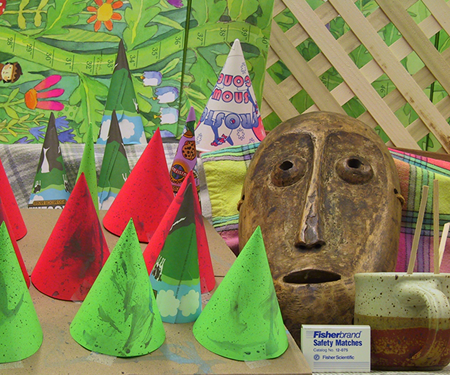
#> input picture im2.png, 450 x 375 px
$ python timosam.py
#> lines starting #> are read from the running program, lines starting #| are printed output that depends on the picture
import numpy as np
from sklearn.preprocessing import normalize
import cv2

print('loading images...')
imgL = cv2.imread('im2.png')  # downscale images for faster processing
#> imgL is the input picture: shape (375, 450, 3); mean B, G, R 82.3, 130.2, 132.6
imgR = cv2.imread('im6.png')
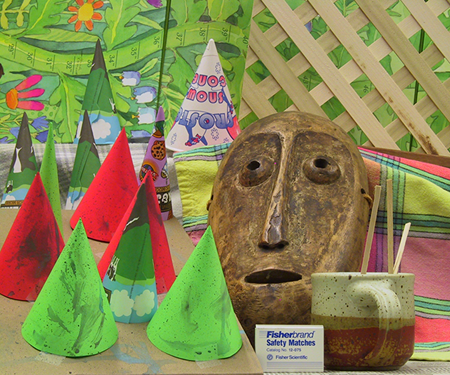
#> input picture im6.png, 450 x 375 px
#> imgR is the input picture: shape (375, 450, 3); mean B, G, R 83.6, 133.3, 137.4

# SGBM Parameters -----------------
window_size = 3                     # wsize default 3; 5; 7 for SGBM reduced size image; 15 for SGBM full size image (1300px and above); 5 Works nicely

left_matcher = cv2.StereoSGBM_create(
    minDisparity=0,
    numDisparities=160,             # max_disp has to be dividable by 16 f. E. HH 192, 256
    blockSize=5,
    P1=8 * 3 * window_size ** 2,    # wsize default 3; 5; 7 for SGBM reduced size image; 15 for SGBM full size image (1300px and above); 5 Works nicely
    P2=32 * 3 * window_size ** 2,
    disp12MaxDiff=1,
    uniquenessRatio=15,
    speckleWindowSize=0,
    speckleRange=2,
    preFilterCap=63,
    mode=cv2.STEREO_SGBM_MODE_SGBM_3WAY
)

right_matcher = cv2.ximgproc.createRightMatcher(left_matcher)

# FILTER Parameters
lmbda = 80000
sigma = 1.2
visual_multiplier = 1.0

wls_filter = cv2.ximgproc.createDisparityWLSFilter(matcher_left=left_matcher)
wls_filter.setLambda(lmbda)
wls_filter.setSigmaColor(sigma)

print('computing disparity...')
displ = left_matcher.compute(imgL, imgR)  # .astype(np.float32)/16
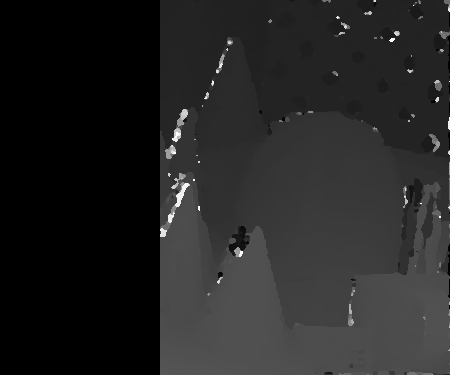
#> displ: shape (375, 450) int16; min -16, max 2522, mean 347.3; drawn with min black and max white
dispr = right_matcher.compute(imgR, imgL)  # .astype(np.float32)/16
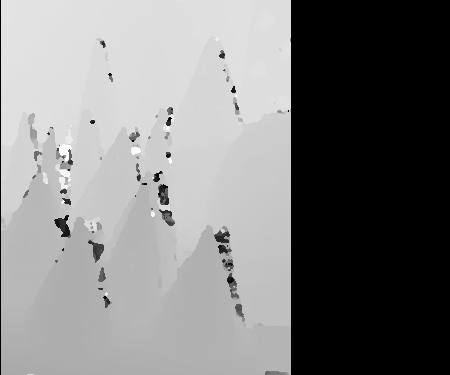
#> dispr: shape (375, 450) int16; min -2560, max 0, mean -1277.2; drawn with min black and max white
displ = np.int16(displ)
dispr = np.int16(dispr)
filteredImg = wls_filter.filter(displ, imgL, None, dispr)  # important to put "imgL" here!!!
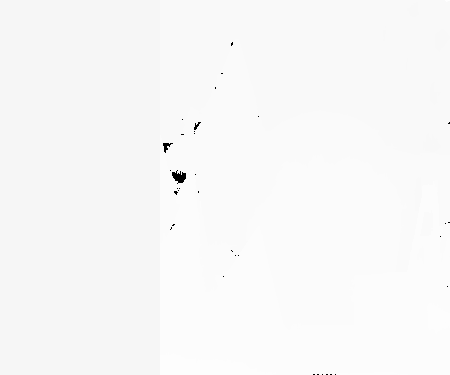
#> filteredImg: shape (375, 450) int16; min -32768, max 1056, mean 286.5; drawn with min black and max white

filteredImg = cv2.normalize(src=filteredImg, dst=filteredImg, beta=0, alpha=255, norm_type=cv2.NORM_MINMAX);
filteredImg = np.uint8(filteredImg)
cv2.imshow('Disparity Map', filteredImg)
cv2.waitKey()
cv2.destroyAllWindows()
